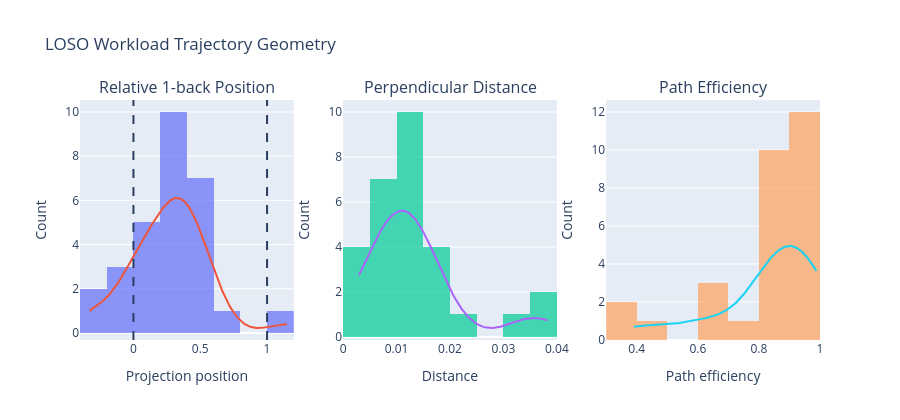

Notebook source saved alongside this figure:
### Markdown cell above
### Interpretation of weak-only subjects

These subjects are not automatically errors.

They demonstrate why `d01 < d02` is insufficient by itself:

- `d01 < d02` means only that 1-back is closer to 0-back than 2-back is.
- It does not guarantee that 1-back lies within the 0-back → 2-back segment.
- The `oneback_between` criterion additionally checks the projected 1-back position along that trajectory.

### Code cell
from scipy.stats import gaussian_kde

fig = make_subplots(rows=1,cols=3,subplot_titles=["Relative 1-back Position","Perpendicular Distance","Path Efficiency"])

for col,key in enumerate(["relative_1back_position","perpendicular_distance","path_efficiency"],1):
    x=df[key].dropna().values
    fig.add_trace(go.Histogram(x=x,nbinsx=10,opacity=0.7,showlegend=False),row=1,col=col)
    kde=gaussian_kde(x)
    xx=np.linspace(x.min(),x.max(),200)
    fig.add_trace(go.Scatter(x=xx,y=kde(xx)*len(x)*(x.max()-x.min())/10,mode="lines",showlegend=False),row=1,col=col)

fig.add_vline(x=0,line_dash="dash",row=1,col=1)
fig.add_vline(x=1,line_dash="dash",row=1,col=1)

fig.update_xaxes(title="Projection position",row=1,col=1)
fig.update_xaxes(title="Distance",row=1,col=2)
fig.update_xaxes(title="Path efficiency",row=1,col=3)
fig.update_yaxes(title="Count",row=1,col=1)
fig.update_yaxes(title="Count",row=1,col=2)
fig.update_yaxes(title="Count",row=1,col=3)

fig.update_layout(title="LOSO Workload Trajectory Geometry",height=420)
fig.show()
fig.write_html(FIG_DIR/"primary_geometry.html")

### Figure 1 — Plotly figure (JSON) as saved in the notebook; plotly's stock layout.template omitted (floating-point values rounded to 4 significant figures; data arrays with more than 128 entries replaced by an {"elided": "..."} marker saying what was removed)
{"data": [{"nbinsx": 10, "opacity": 0.7, "showlegend": false, "type": "histogram", "x": [0.4191, 0.1542, 0.2887, 0.6204, 0.4843, 0.4691, 0.2991, 0.427, 0.002997, 0.12, 0.2749, -0.06581, 0.3028, -0.003911, 0.2894, 0.388, 0.5199, 0.2195, -0.3297, 0.08379, 0.3423, 1.149, 0.1014, 0.3875, -0.2813, 0.4235, 0.5785, 0.2125, -0.03176], "xaxis": "x", "yaxis": "y"}, {"mode": "lines", "showlegend": false, "type": "scatter", "x": {"elided": "200 float values"}, "xaxis": "x", "y": {"elided": "200 float values"}, "yaxis": "y"}, {"nbinsx": 10, "opacity": 0.7, "showlegend": false, "type": "histogram", "x": [0.008025, 0.02057, 0.01173, 0.01189, 0.01392, 0.01643, 0.004872, 0.005698, 0.01081, 0.009852, 0.01434, 0.002978, 0.008593, 0.01121, 0.003326, 0.01612, 0.01407, 0.009353, 0.03824, 0.01176, 0.007846, 0.03577, 0.03313, 0.0146, 0.01766, 0.01507, 0.01019, 0.004394, 0.008115], "xaxis": "x2", "yaxis": "y2"}, {"mode": "lines", "showlegend": false, "type": "scatter", "x": {"elided": "200 float values"}, "xaxis": "x2", "y": {"elided": "200 float values"}, "yaxis": "y2"}, {"nbinsx": 10, "opacity": 0.7, "showlegend": false, "type": "histogram", "x": [0.8013, 0.8649, 0.8687, 0.9402, 0.9068, 0.8757, 0.9596, 0.9694, 0.8483, 0.9285, 0.8443, 0.8258, 0.7464, 0.6141, 0.9863, 0.9372, 0.967, 0.949, 0.3906, 0.6629, 0.8447, 0.499, 0.3931, 0.8612, 0.6051, 0.9047, 0.9682, 0.9882, 0.8056], "xaxis": "x3", "yaxis": "y3"}, {"mode": "lines", "showlegend": false, "type": "scatter", "x": {"elided": "200 float values"}, "xaxis": "x3", "y": {"elided": "200 float values"}, "yaxis": "y3"}], "layout": {"annotations": [{"font": {"size": 16}, "showarrow": false, "text": "Relative 1-back Position", "x": 0.1444, "xanchor": "center", "xref": "paper", "y": 1, "yanchor": "bottom", "yref": "paper"}, {"font": {"size": 16}, "showarrow": false, "text": "Perpendicular Distance", "x": 0.5, "xanchor": "center", "xref": "paper", "y": 1, "yanchor": "bottom", "yref": "paper"}, {"font": {"size": 16}, "showarrow": false, "text": "Path Efficiency", "x": 0.8556, "xanchor": "center", "xref": "paper", "y": 1, "yanchor": "bottom", "yref": "paper"}], "height": 420, "shapes": [{"line": {"dash": "dash"}, "type": "line", "x0": 0, "x1": 0, "xref": "x", "y0": 0, "y1": 1, "yref": "y domain"}, {"line": {"dash": "dash"}, "type": "line", "x0": 1, "x1": 1, "xref": "x", "y0": 0, "y1": 1, "yref": "y domain"}], "title": {"text": "LOSO Workload Trajectory Geometry"}, "xaxis": {"anchor": "y", "domain": [0, 0.2889], "title": {"text": "Projection position"}}, "xaxis2": {"anchor": "y2", "domain": [0.3556, 0.6444], "title": {"text": "Distance"}}, "xaxis3": {"anchor": "y3", "domain": [0.7111, 1], "title": {"text": "Path efficiency"}}, "yaxis": {"anchor": "x", "domain": [0, 1], "title": {"text": "Count"}}, "yaxis2": {"anchor": "x2", "domain": [0, 1], "title": {"text": "Count"}}, "yaxis3": {"anchor": "x3", "domain": [0, 1], "title": {"text": "Count"}}}}
